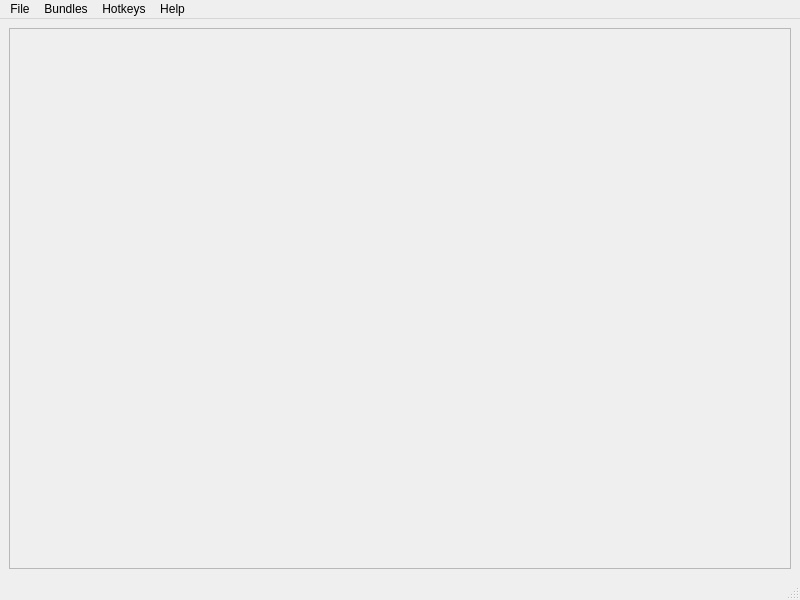
<?xml version="1.0" encoding="UTF-8"?>
<ui version="4.0">
 <class>HotkeySoundboard</class>
 <widget class="QMainWindow" name="HotkeySoundboard">
  <property name="geometry">
   <rect>
    <x>0</x>
    <y>0</y>
    <width>800</width>
    <height>600</height>
   </rect>
  </property>
  <property name="windowTitle">
   <string>HotkeySoundboard</string>
  </property>
  <property name="tabShape">
   <enum>QTabWidget::TabShape::Rounded</enum>
  </property>
  <widget class="QWidget" name="centralwidget">
   <layout class="QHBoxLayout" name="horizontalLayout">
    <item>
     <widget class="QScrollArea" name="scrollArea">
      <property name="widgetResizable">
       <bool>true</bool>
      </property>
      <widget class="QWidget" name="scrollAreaWidgetContents">
       <property name="geometry">
        <rect>
         <x>0</x>
         <y>0</y>
         <width>780</width>
         <height>537</height>
        </rect>
       </property>
      </widget>
     </widget>
    </item>
   </layout>
  </widget>
  <widget class="QMenuBar" name="menubar">
   <property name="geometry">
    <rect>
     <x>0</x>
     <y>0</y>
     <width>800</width>
     <height>21</height>
    </rect>
   </property>
   <widget class="QMenu" name="menuFile">
    <property name="title">
     <string>File</string>
    </property>
    <addaction name="actionOptions"/>
    <addaction name="actionImport_App_State"/>
    <addaction name="actionExport_App_State"/>
    <addaction name="actionSave"/>
   </widget>
   <widget class="QMenu" name="menuGroups">
    <property name="title">
     <string>Bundles</string>
    </property>
    <addaction name="actionCreate_New_Bundle"/>
   </widget>
   <widget class="QMenu" name="menuHotkeys">
    <property name="title">
     <string>Hotkeys</string>
    </property>
    <addaction name="actionOpen_Hotkey_Manager"/>
   </widget>
   <widget class="QMenu" name="menuHelp">
    <property name="title">
     <string>Help</string>
    </property>
    <addaction name="actionAbout"/>
   </widget>
   <addaction name="menuFile"/>
   <addaction name="menuGroups"/>
   <addaction name="menuHotkeys"/>
   <addaction name="menuHelp"/>
  </widget>
  <widget class="QStatusBar" name="statusbar"/>
  <action name="actionCreate_New_Bundle">
   <property name="icon">
    <iconset theme="QIcon::ThemeIcon::ListAdd"/>
   </property>
   <property name="text">
    <string>Create New Bundle</string>
   </property>
   <property name="shortcut">
    <string>Ctrl+N</string>
   </property>
  </action>
  <action name="actionOpen_Hotkey_Manager">
   <property name="icon">
    <iconset theme="QIcon::ThemeIcon::InputKeyboard"/>
   </property>
   <property name="text">
    <string>Open Hotkey Manager</string>
   </property>
  </action>
  <action name="actionSave">
   <property name="icon">
    <iconset theme="QIcon::ThemeIcon::DocumentSave"/>
   </property>
   <property name="text">
    <string>Save</string>
   </property>
   <property name="shortcut">
    <string>Ctrl+S</string>
   </property>
  </action>
  <action name="actionExport_App_State">
   <property name="enabled">
    <bool>false</bool>
   </property>
   <property name="text">
    <string>Export App State</string>
   </property>
  </action>
  <action name="actionImport_App_State">
   <property name="enabled">
    <bool>false</bool>
   </property>
   <property name="text">
    <string>Import App State</string>
   </property>
  </action>
  <action name="actionOptions">
   <property name="icon">
    <iconset theme="QIcon::ThemeIcon::DocumentProperties"/>
   </property>
   <property name="text">
    <string>Options</string>
   </property>
  </action>
  <action name="actionAbout">
   <property name="icon">
    <iconset theme="QIcon::ThemeIcon::DialogInformation"/>
   </property>
   <property name="text">
    <string>About</string>
   </property>
  </action>
 </widget>
 <resources/>
 <connections/>
</ui>
